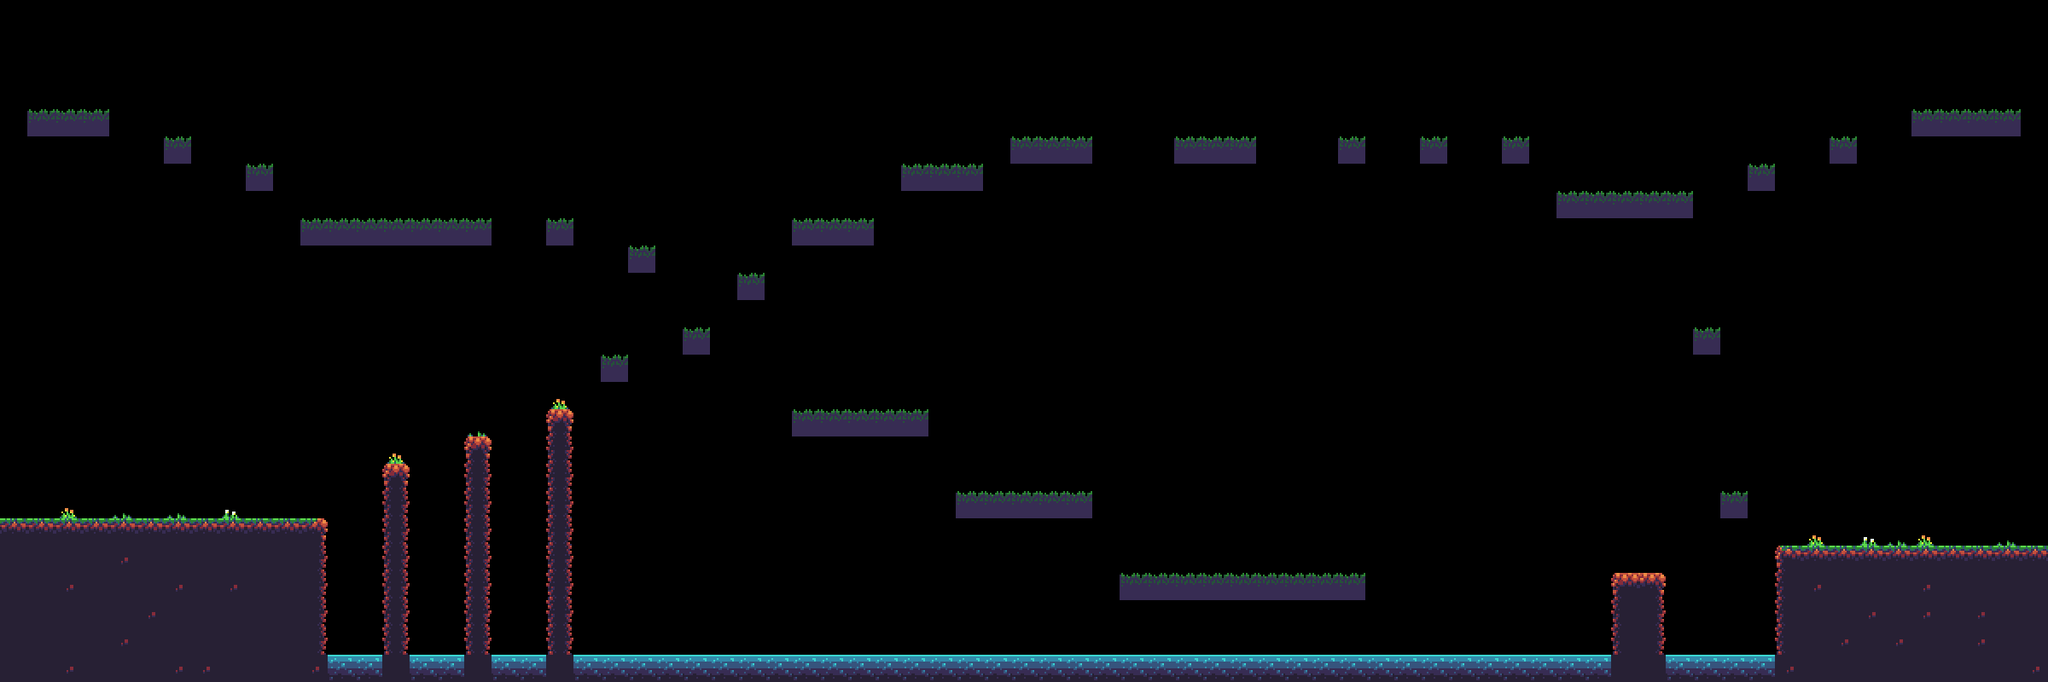

This is a level from a 2D game, rendered from its Tiled map with the project's own tilesets. A one-line summary and the map file follow, with tile-layer data summarised:
An orthogonal 75x25 tile map with 32x32 px tiles, 3 tile layers (Tiles, Decor, EnemyCollision) and 42 objects.

<map version="1.4" tiledversion="1.4.3" orientation="orthogonal" renderorder="right-down" width="75" height="25" tilewidth="32" tileheight="32" infinite="0" nextlayerid="8" nextobjectid="48">
 <tileset firstgid="1" source="../cool.tsx" />
 <layer id="1" name="Tiles" width="75" height="25">
  <data>[1875 cells, 308 non-empty, 14 distinct tile ids]</data>
 </layer>
 <layer id="2" name="Decor" width="75" height="25">
  <data>[1875 cells, 12 non-empty, 3 distinct tile ids]</data>
 </layer>
 <objectgroup id="3" name="Coins">
  <object id="11" gid="77" x="96" y="66.6667" width="32" height="32" />
  <object id="12" gid="77" x="64" y="67.3333" width="32" height="32" />
  <object id="13" gid="77" x="32.6667" y="67.3333" width="32" height="32" />
  <object id="14" gid="77" x="416" y="192.667" width="32" height="32" />
  <object id="15" gid="77" x="448" y="192.667" width="32" height="32" />
  <object id="16" gid="77" x="480" y="192.667" width="32" height="32" />
  <object id="19" gid="77" x="128" y="512.667" width="32" height="32" />
  <object id="20" gid="77" x="160" y="512" width="32" height="32" />
  <object id="21" gid="77" x="448" y="452" width="32" height="32" />
  <object id="22" gid="77" x="545.333" y="420.667" width="32" height="32" />
  <object id="23" gid="77" x="639.333" y="387.333" width="32" height="32" />
  <object id="24" gid="77" x="801.333" y="321.333" width="32" height="32" />
  <object id="25" gid="77" x="801.333" y="288" width="32" height="32" />
  <object id="27" gid="77" x="801.333" y="256" width="32" height="32" />
  <object id="28" gid="77" x="1248" y="577.333" width="32" height="32" />
  <object id="29" gid="77" x="1056" y="482.667" width="32" height="32" />
  <object id="30" gid="77" x="1408" y="673.333" width="32" height="32" />
  <object id="31" gid="77" x="1441.33" y="673.333" width="32" height="32" />
  <object id="32" gid="77" x="1473.33" y="673.333" width="32" height="32" />
  <object id="33" gid="77" x="1408" y="128" width="32" height="32" />
  <object id="34" gid="77" x="1248" y="161.333" width="32" height="32" />
  <object id="36" gid="77" x="1664" y="89.3333" width="32" height="32" />
  <object id="37" gid="77" x="1568" y="88" width="32" height="32" />
  <object id="38" gid="77" x="1760" y="88" width="32" height="32" />
  <object id="39" gid="77" x="2272" y="130.667" width="32" height="32" />
  <object id="40" gid="77" x="2304" y="130.667" width="32" height="32" />
  <object id="41" gid="77" x="2337.33" y="130.667" width="32" height="32" />
  <object id="42" gid="77" x="1889.33" y="673.333" width="32" height="32" />
  <object id="43" gid="77" x="1917.33" y="673.333" width="32" height="32" />
 </objectgroup>
 <objectgroup id="4" name="Enemies">
  <object id="44" gid="124" x="1377.33" y="161.333" width="32" height="32" />
  <object id="45" gid="124" x="1346.67" y="673.333" width="32" height="32" />
  <object id="46" gid="124" x="385.333" y="257.333" width="32" height="32" />
 </objectgroup>
 <objectgroup id="5" name="Goal">
  <object id="47" gid="32" x="2272" y="640" width="32" height="32" />
 </objectgroup>
 <layer id="6" name="EnemyCollision" width="75" height="25">
  <data>[1875 cells, 6 non-empty, 1 distinct tile ids]</data>
 </layer>
 <objectgroup id="7" name="Spikes">
  <object id="1" gid="76" x="1152" y="578" width="32" height="32" />
  <object id="2" gid="76" x="1184" y="578" width="32" height="32" />
  <object id="3" gid="76" x="992" y="482" width="32" height="32" />
  <object id="4" gid="76" x="992" y="258" width="32" height="32" />
  <object id="5" gid="76" x="1120" y="194" width="32" height="32" />
  <object id="6" gid="76" x="1922" y="226" width="32" height="32" />
  <object id="7" gid="76" x="1888" y="226" width="32" height="32" />
  <object id="17" gid="76" x="287.333" y="608" width="32" height="32" />
  <object id="18" gid="76" x="320" y="608" width="32" height="32" />
 </objectgroup>
</map>